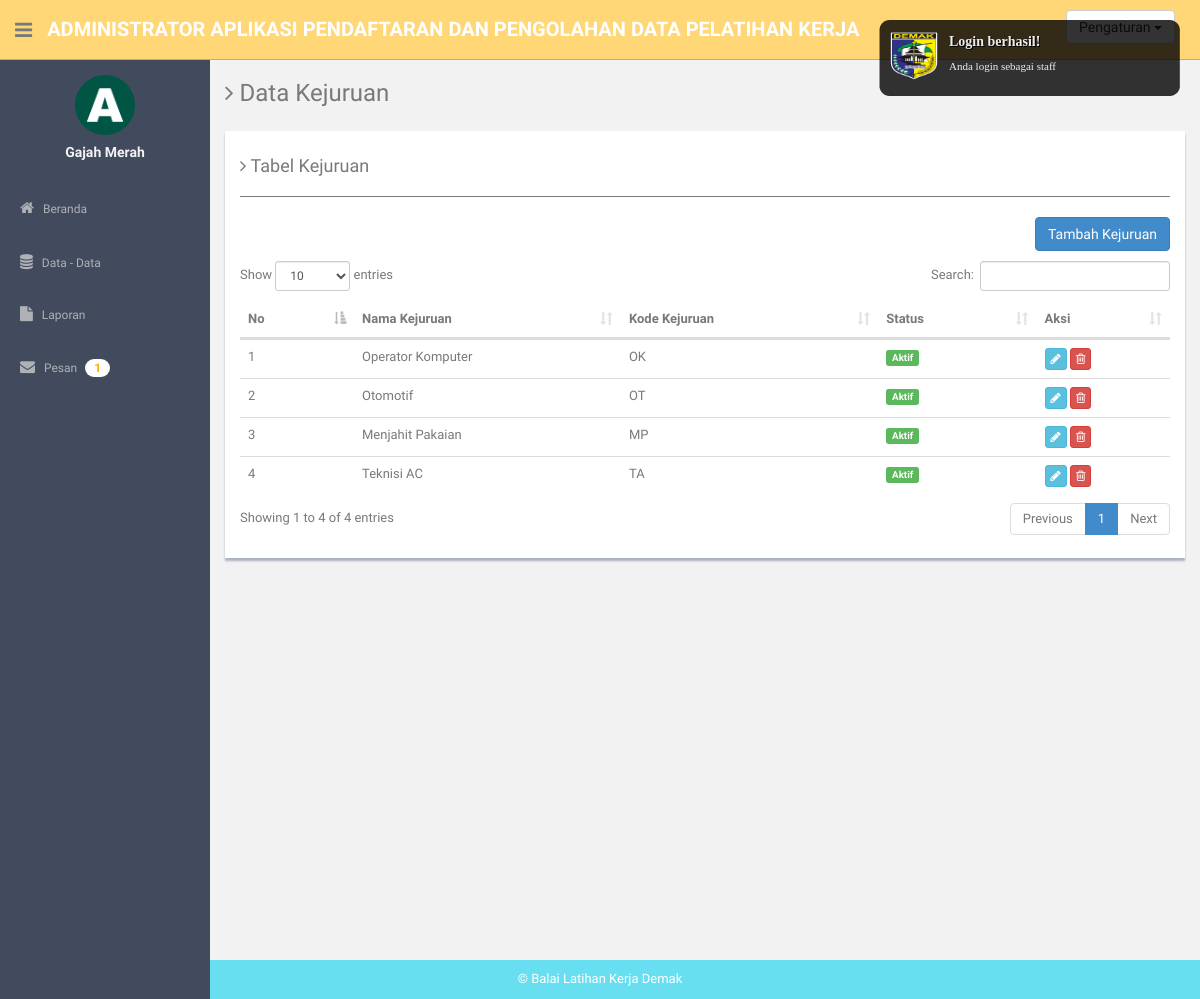
The app's page /admin/data_kejuruan.php (signed in) with its own data.
### tables this page shows
CREATE TABLE `kejuruan` (
  `id_kejuruan` int(11) NOT NULL,
  `nama_kejuruan` varchar(64) NOT NULL,
  `kode_kejuruan` varchar(8) NOT NULL,
  `status_hapus` int(11) NOT NULL DEFAULT '0',
  `date_created` timestamp NOT NULL DEFAULT CURRENT_TIMESTAMP
);

### admin/data_kejuruan.php (the view, shortened to what this page needs)
<?php
  include 'header.php';
  require_once ('../proses/koneksi_db.php');
?>
<section id="main-content">
  <section class="wrapper site-min-height">
    <h3><i class="fa fa-angle-right"></i> Data Kejuruan</h3>
    <div class="row mt">
      <div class="col-lg-12">
        <div class="showback">
          <h4><i class="fa fa-angle-right"></i> Tabel Kejuruan</h4>
          <hr>
          <button style="margin-bottom:10px" class="btn btn-primary pull-right" id="tambah" type="button" data-toggle="collapse" href="#collapseForm"  >Tambah Kejuruan</button>
          <br>
          <div class="clearfix" >
          </div>
          <table class="table table-hover" id="table_kejuruan">
            <thead>
              <tr>
                <th>No</th>
                <th>Nama Kejuruan</th>
                <th>Kode Kejuruan</th>
                <th>Status</th>
                <th>Aksi</th>
              </tr>
            </thead>
            <tbody>
              <?php
                $query = mysqli_query($connect, "SELECT * FROM kejuruan ORDER BY date_created DESC");
                $num = mysqli_num_rows($query);
                if($num<=0){
                }else{
                  $no = 1;
                  while ($row=mysqli_fetch_object($query)) {
                    if($row->status_hapus==0){
                      $action = "<a href=\"../proses/admin/hapus_kejuruan.php?id=".$row->id_kejuruan."\" onclick=\"return confirm('Anda Yakin akan menonaktifkan kejuruan ini??')\" class=\"btn btn-danger btn-xs\" data-tooltip=\"true\" title=\"Non Aktifkan Kejuruan\" ><i class=\"fa fa-trash-o\"></i></a>";
                      $status = "<span class=\"label label-success\">Aktif</span>";
                    }
                    echo "<tr>";
                    echo "<td>".$no."</td>";
                    echo "<td>".$row->nama_kejuruan."</td>";
                    echo "<td>".$row->kode_kejuruan."</td>";
                    echo "<td>".$status."</td>";
                    echo "<td>";
                    echo "<a href=\"#\" data-target=\"#modalKejuruan\" data-toggle=\"modal\" data-id=\"".$row->id_kejuruan."\" data-kejuruan=\"".$row->nama_kejuruan."\" data-kode=\"".$row->kode_kejuruan."\" class=\"btn btn-info btn-xs\" data-tooltip=\"true\" title=\"Ubah Kejuruan\" ><i class=\"fa fa-pencil\"></i></a> ";
                    echo $action;
                    echo "</td>";
                    echo "</tr>";
                    $no++;
                  }
                }
              ?>
            </tbody>
          </table>
        </div>
      </div>
    </div>
  </section><! --/wrapper -->
</section>
<?php
  include 'footer.php';
?>

### assets/css/style.css (style rules this page uses)
body { color: #797979; background: #f2f2f2; font-family: 'Ruda', sans-serif; padding: 0px !important; margin: 0px !important; font-size:13px; }
a, a:hover, a:focus { text-decoration: none; outline: none; }
hr { margin-top: 20px; margin-bottom: 20px; border: 0; border-top: 1px solid #797979; }
.mt { margin-top: 25px; }
#main-content { margin-left: 210px; }
.wrapper { display: inline-block; margin-top: 60px; padding-left: 15px; padding-right: 15px; padding-bottom: 15px; padding-top: 0px; width: 100%; }
.showback { background: #ffffff; padding: 15px; margin-bottom: 15px; box-shadow: 0px 3px 2px #aab2bd; }
.site-min-height { min-height: 900px; }

### records on screen
kejuruan: nama_kejuruan "Operator Komputer", kode_kejuruan "OK", status_hapus "Aktif"
kejuruan: nama_kejuruan "Otomotif", kode_kejuruan "OT", status_hapus "Aktif"
kejuruan: nama_kejuruan "Menjahit Pakaian", kode_kejuruan "MP", status_hapus "Aktif"
kejuruan: nama_kejuruan "Teknisi AC", kode_kejuruan "TA", status_hapus "Aktif"

### other values on screen
$_SESSION['nama'] "Gajah Merah"
